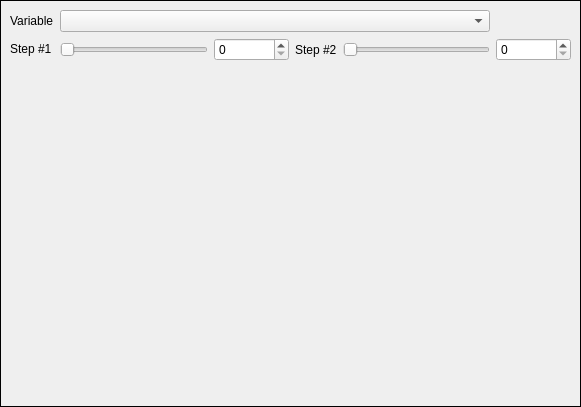
<?xml version="1.0" encoding="UTF-8"?>
<ui version="4.0">
 <class>NNVarDiffRow</class>
 <widget class="QWidget" name="NNVarDiffRow">
  <property name="geometry">
   <rect>
    <x>0</x>
    <y>0</y>
    <width>581</width>
    <height>407</height>
   </rect>
  </property>
  <property name="windowTitle">
   <string>Form</string>
  </property>
  <layout class="QVBoxLayout" name="verticalLayout">
   <property name="spacing">
    <number>0</number>
   </property>
   <property name="leftMargin">
    <number>0</number>
   </property>
   <property name="topMargin">
    <number>0</number>
   </property>
   <property name="rightMargin">
    <number>0</number>
   </property>
   <property name="bottomMargin">
    <number>0</number>
   </property>
   <item>
    <widget class="QFrame" name="rowFrame">
     <property name="frameShape">
      <enum>QFrame::Box</enum>
     </property>
     <property name="frameShadow">
      <enum>QFrame::Plain</enum>
     </property>
     <layout class="QVBoxLayout" name="verticalLayout_2">
      <item>
       <layout class="QGridLayout" name="gridLayout">
        <item row="1" column="1">
         <widget class="QSlider" name="initialStepSlider">
          <property name="orientation">
           <enum>Qt::Horizontal</enum>
          </property>
         </widget>
        </item>
        <item row="1" column="3">
         <widget class="QLabel" name="label_3">
          <property name="text">
           <string>Step #2</string>
          </property>
         </widget>
        </item>
        <item row="1" column="4">
         <widget class="QSlider" name="finalStepSlider">
          <property name="orientation">
           <enum>Qt::Horizontal</enum>
          </property>
         </widget>
        </item>
        <item row="0" column="0">
         <widget class="QLabel" name="label_2">
          <property name="text">
           <string>Variable</string>
          </property>
         </widget>
        </item>
        <item row="1" column="0">
         <widget class="QLabel" name="label">
          <property name="sizePolicy">
           <sizepolicy hsizetype="Preferred" vsizetype="Maximum">
            <horstretch>0</horstretch>
            <verstretch>0</verstretch>
           </sizepolicy>
          </property>
          <property name="text">
           <string>Step #1</string>
          </property>
         </widget>
        </item>
        <item row="1" column="2">
         <widget class="QSpinBox" name="initialStepSpinBox">
          <property name="minimumSize">
           <size>
            <width>75</width>
            <height>0</height>
           </size>
          </property>
         </widget>
        </item>
        <item row="1" column="5">
         <widget class="QSpinBox" name="finalStepSpinBox">
          <property name="minimumSize">
           <size>
            <width>75</width>
            <height>0</height>
           </size>
          </property>
         </widget>
        </item>
        <item row="0" column="1" colspan="4">
         <widget class="QComboBox" name="variableSelectionCombo"/>
        </item>
       </layout>
      </item>
      <item>
       <widget class="QWidget" name="graphHolderWidget" native="true">
        <property name="sizePolicy">
         <sizepolicy hsizetype="Preferred" vsizetype="Expanding">
          <horstretch>0</horstretch>
          <verstretch>0</verstretch>
         </sizepolicy>
        </property>
        <layout class="QVBoxLayout" name="verticalLayout_5">
         <item>
          <layout class="QVBoxLayout" name="graphHolderLayout"/>
         </item>
        </layout>
       </widget>
      </item>
     </layout>
    </widget>
   </item>
  </layout>
 </widget>
 <resources/>
 <connections/>
</ui>
